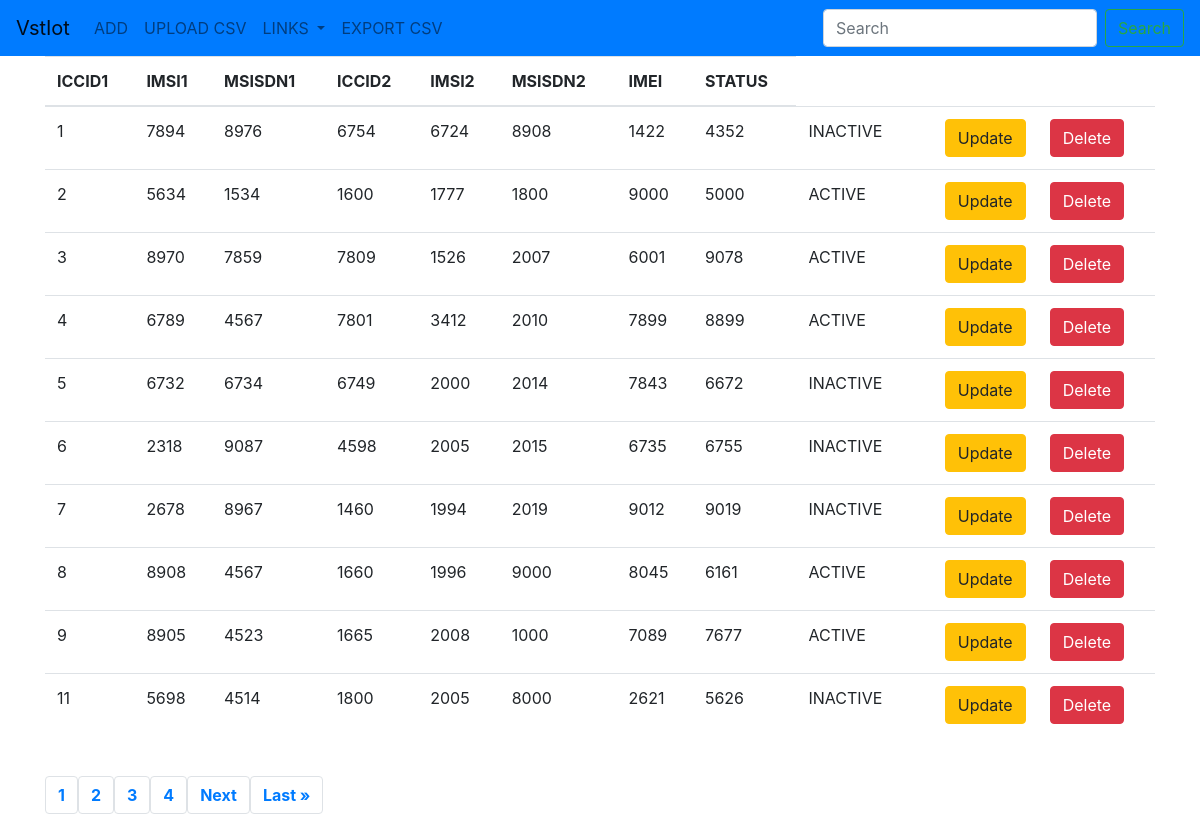
The app's page /, older data.
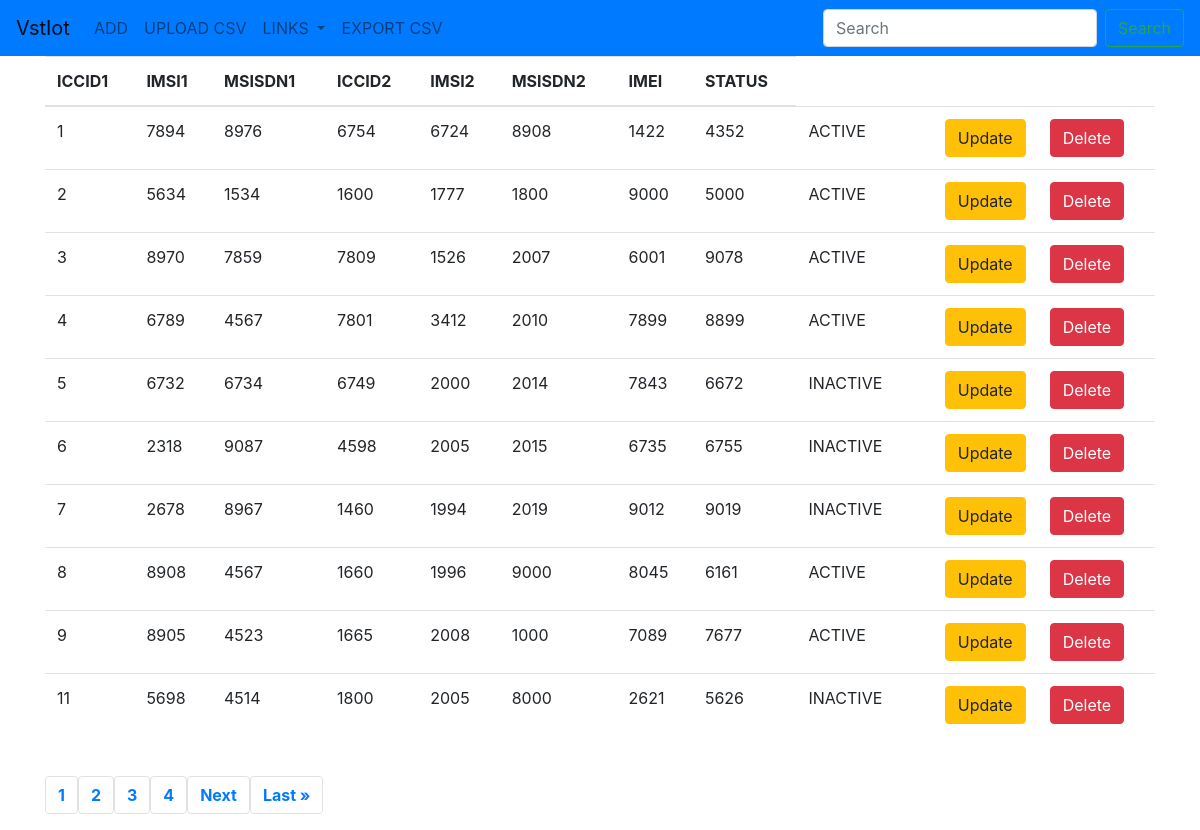
The same page, newer data.
### vstiot/models.py (models this page shows)
class Items(models.Model):
    ICCID1 = models.CharField(max_length=50,blank=False)
    IMSI1 = models.CharField(max_length=50,blank=False)
    MSISDN1 = models.CharField(max_length=50,blank=False)
    ICCID2 = models.CharField(max_length=50,blank=False)
    IMSI2 = models.CharField(max_length=50,blank=False)
    MSISDN2 = models.CharField(max_length=50,blank=False)
    IMEI = models.CharField(max_length=50,blank=False)
    choices = (
        ('ACTIVE','active'),
        ('INACTIVE','not active'),
    )
    STATUS = models.CharField(max_length=50,blank=False,choices=choices,default='INACTIVE')

### vstiot/views.py (the view)
# urls.py: 2. Add a URL to urlpatterns:  path('', views.home, name='home')
def home(request):
    items = Items.objects.all()
    p = Paginator(Items.objects.all(), 10)
    page = request.GET.get('page')
    item_list = p.get_page(page)
    nums = "a" * item_list.paginator.num_pages
    context = {'items':items, 'item_list':item_list, 'nums':nums}
    return render(request,'home.html', context)

### templates/home.html (shortened to what this page needs)
{% extends 'base.html' %}
{% block body %}
<div class="container">
    <table class="table table-hover">
        <thead>
            <tr>
                <th>ICCID1</th>
                <th>IMSI1</th>
                <th>MSISDN1</th>
                <th>ICCID2</th>
                <th>IMSI2</th>
                <th>MSISDN2</th>
                <th>IMEI</th>
                <th>STATUS</th>
            </tr>
        </thead>
        <tbody>
            {% for item in item_list %}
            <tr>
                <td>{{item.id}}</td>
                <td>{{item.ICCID1}}</td>
                <td>{{item.IMSI1}}</td>
                <td>{{item.MSISDN1}}</td>
                <td>{{item.ICCID2}}</td>
                <td>{{item.IMSI2}}</td>
                <td>{{item.MSISDN2}}</td>
                <td>{{item.IMEI}}</td>
                <td>{{item.STATUS}}</td>
                <td><a href="{% url 'update' item.id %}" class="btn btn-warning btn-md" id="update">Update</a></td>
                <td><a href="{% url 'delete' item.id %}" class="btn btn-danger btn-md" id="delete">Delete</a></td>
            </tr>
            {% endfor %}
        </tbody>
    </table>
    <br>
    <center>
        <nav aria-label="Page navigation example">
            <ul class="pagination">
                {% for i in nums %}
                    <strong><li class="page-item"><a class="page-link" href="?page={{ forloop.counter }}">{{ forloop.counter }}</a></li></strong>
                {% endfor %}
                {% if item_list.has_next %}
                    <strong><li class="page-item"><a class="page-link" href="?page={{ item_list.next_page_number }}">Next</a></li></strong>
                    <strong><li class="page-item"><a class="page-link" href="?page={{ item_list.paginator.num_pages }}">Last &raquo;</a></li></strong>
                {% endif %}
            </ul>
        </nav>
    </center>
</div>
{% endblock %}

Row changes from the older to the newer data that the page shows:
changed Items id 1: STATUS "INACTIVE" → "ACTIVE"
